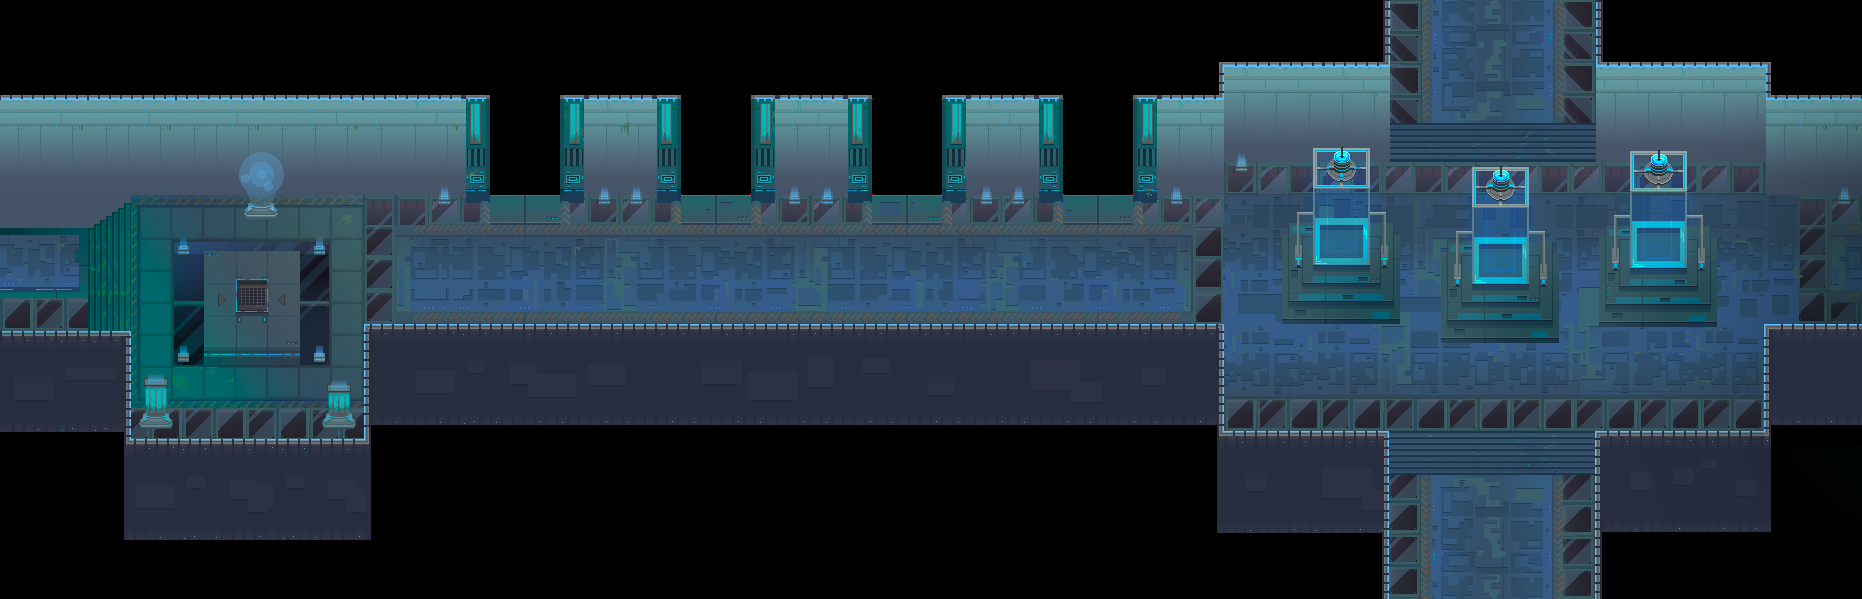

A 2D game scene composited from a Tiled map and its tileset images. What follows is a short description and the map's XML, with each tile layer's data collapsed to a summary:
An orthogonal 1x1 tile map with 1862x599 px tiles, 1 tile layer (BACKGROUND_LAYER), 6 tilesets and 12 objects.

<map version="1.4" tiledversion="1.4.3" orientation="orthogonal" renderorder="right-down" width="1" height="1" tilewidth="1862" tileheight="599" infinite="0" nextlayerid="9" nextobjectid="24">
 <tileset firstgid="1" name="SpaceStation" tilewidth="1862" tileheight="599" tilecount="1" columns="1">
  <image source="SpaceStation.png" width="1862" height="599" />
 </tileset>
 <tileset firstgid="2" name="leftDoor01A" tilewidth="35" tileheight="96" tilecount="1" columns="1">
  <image source="leftDoor01A.png" width="35" height="96" />
 </tileset>
 <tileset firstgid="3" name="rightDoor" tilewidth="35" tileheight="96" tilecount="1" columns="1">
  <image source="rightDoor.png" width="35" height="96" />
 </tileset>
 <tileset firstgid="4" name="leftDoor02A" tilewidth="35" tileheight="96" tilecount="1" columns="1">
  <image source="leftDoor02A.png" width="35" height="96" />
 </tileset>
 <tileset firstgid="5" name="leftDoor03A" tilewidth="35" tileheight="96" tilecount="1" columns="1">
  <image source="leftDoor03A.png" width="35" height="96" />
 </tileset>
 <tileset firstgid="6" name="leftDoor04A" tilewidth="35" tileheight="96" tilecount="1" columns="1">
  <image source="leftDoor04A.png" width="35" height="96" />
 </tileset>
 <layer id="1" name="BACKGROUND_LAYER" width="1" height="1">
  <data>[1 cells, 1 non-empty, 1 distinct tile ids]</data>
 </layer>
 <objectgroup id="5" name="MAP_OBJECTS_LAYER">
  <object id="1" gid="2" x="1063" y="195" width="35" height="96">
   <properties>
    <property name="objectID" value="1" />
    <property name="objectType" value="door" />
    <property name="side" value="left" />
   </properties>
  </object>
  <object id="2" gid="3" x="1098" y="195" width="35" height="96">
   <properties>
    <property name="objectID" value="1" />
    <property name="objectType" value="door" />
    <property name="side" value="right" />
   </properties>
  </object>
  <object id="14" gid="4" x="872" y="195" width="35" height="96">
   <properties>
    <property name="objectID" value="2" />
    <property name="objectType" value="door" />
    <property name="side" value="left" />
   </properties>
  </object>
  <object id="16" gid="3" x="907" y="195" width="35" height="96">
   <properties>
    <property name="objectID" value="2" />
    <property name="objectType" value="door" />
    <property name="side" value="right" />
   </properties>
  </object>
  <object id="17" gid="3" x="716" y="195" width="35" height="96">
   <properties>
    <property name="objectID" value="3" />
    <property name="objectType" value="door" />
    <property name="side" value="right" />
   </properties>
  </object>
  <object id="18" gid="3" x="525" y="195" width="35" height="96">
   <properties>
    <property name="objectID" value="4" />
    <property name="objectType" value="door" />
    <property name="side" value="right" />
   </properties>
  </object>
  <object id="19" gid="5" x="681" y="195" width="35" height="96">
   <properties>
    <property name="objectID" value="3" />
    <property name="objectType" value="door" />
    <property name="side" value="left" />
   </properties>
  </object>
  <object id="20" gid="6" x="490" y="195" width="35" height="96">
   <properties>
    <property name="objectID" value="4" />
    <property name="objectType" value="door" />
    <property name="side" value="left" />
   </properties>
  </object>
 </objectgroup>
 <objectgroup id="7" name="COLLISION_LAYER">
  <object id="5" x="1063" y="195" width="70" height="28">
   <properties>
    <property name="objectID" value="1" />
   </properties>
  </object>
  <object id="21" x="872" y="195" width="70" height="28">
   <properties>
    <property name="objectID" value="2" />
   </properties>
  </object>
  <object id="22" x="681" y="195" width="70" height="28">
   <properties>
    <property name="objectID" value="3" />
   </properties>
  </object>
  <object id="23" x="490" y="195" width="70" height="28">
   <properties>
    <property name="objectID" value="4" />
   </properties>
  </object>
 </objectgroup>
</map>